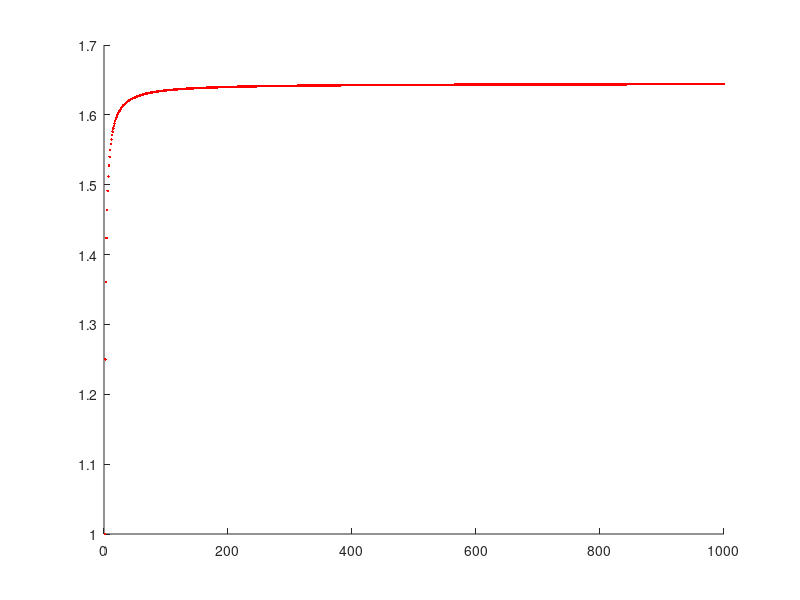

MATLAB code to generate this figure:
% A n^2 szamok reciprok sora %% KONVERGENS
% V1.1 - 2020.12.25.

clc, clear              % Kepernyo torles, memoria urites

an=0                    % Szamlalo valtozo nullazasa
n=0                     % For index valtozo nullazasa
i=0                     % For index valtozo nullazasa

hold on                 % Az osszes figuraelem megtartasa

for n = 1:1000          % Meddig menjunk
    i=i+1               % Tomb indexenek novelese
    an=an+(1/n^2)       % A reciprok sor osszegenek szamolasa
    oszto(i)=n          % A feltel eredmenye
    szamitas(i)=an      % Amit szamol a fuggveny
    plot(n,an,'r.')     % Kirajzolas
    %drawnow            % Valos idoben torteno rajzolas
end                     % FOR ciklus vege